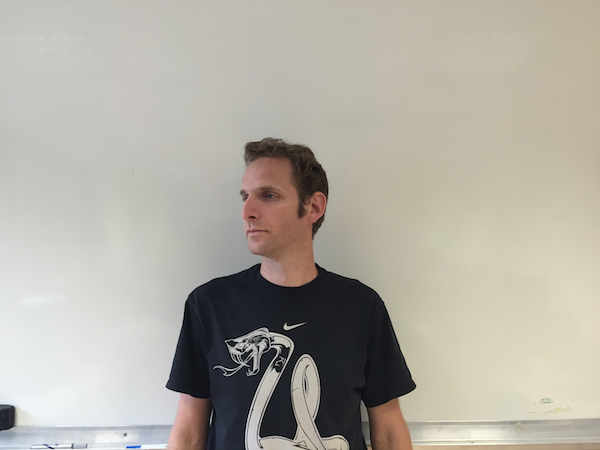
//> input picture ReconnaissanceVisage/IMG_4474.jpg, 600 x 450 px
$ ./test_ocv   (built with g++ and OpenCV 4)
//> lines starting //> are read from the running program, lines starting //| are printed output that depends on the picture; after the words box and inside, x2 and y2 are one past the last pixel; in counts of white or black regions, pixels touching at a corner belong together
// Modele d'utilisation d'openCV
//
#include <iostream>
#include <stdio.h>
#include "opencv2/opencv.hpp"
#include "opencv2/highgui/highgui.hpp"

using namespace cv;
using namespace std;

int main(int argc, char* argv[])
{

	// lecture et affichage  image
	Mat img = imread("/Users/mikael/Documents/applications_moi/ReconnaissanceVisage/ReconnaissanceVisage/IMG_4474.jpg", 1 );
//> img is the input picture: 450 rows x 600 cols, CV_8UC3; mean B, G, R 163, 172.5, 176.8
	imshow("Example1", img);

    Mat imgRouge = img.clone();

	// recupération et affichage des couleurs d'un pixel
	Vec3b coul, coul2;
    	waitKey(0);

    //taille de l'image
    int cols = img.cols;
//> cols = 600
    int rows = img.rows;
//> rows = 450

    //Mise ˆ blanc des pixels dont le rouge n'est prŽdominant

    for (int i=0; i<cols; i++) {
        for(int j=0;j<rows;j++){
            coul=imgRouge.at<Vec3b>(j,i);
            float ratio1 = ((float)coul[2]-(float)coul[1])/((float)coul[2]+(float)coul[1]);
            float ratio2 = (float)coul[0]/((float)coul[2]+(float)coul[1]);
            //cout<<"ratio 1 : "<<ratio1<<" ratio 2 : "<<ratio2<<endl;
           // if((int)coul[2]<=((int)coul[0]+10) || (int)coul[2]<=((int)coul[1]+5)){
            if(ratio1<0.02 || ratio1>0.45 || ratio2>0.5 || ratio2<0.1 || (int)coul[2]<=((int)coul[0]+25) || (int)coul[2]<=((int)coul[1]+15) || (int)coul[2]>245){
                coul[0]=255;
                coul[1]=255;
                coul[2]=255;
                imgRouge.at<Vec3b>(j,i)=coul;
            }
        }
    }
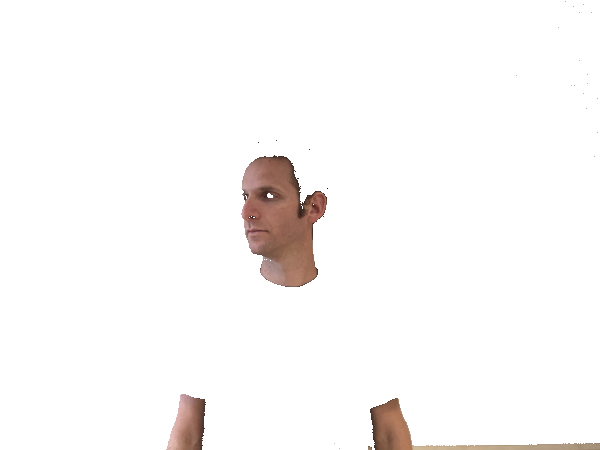
//> imgRouge: 450 rows x 600 cols, CV_8UC3; mean B, G, R 247.9, 248.6, 250.4
//> after the loop, coul = [102, 127, 147]


    imshow("Mask", imgRouge);
    waitKey(0);

    //Passage en niveau de gris
    Mat imgGray;
    cvtColor( imgRouge, imgGray, CV_BGR2GRAY );
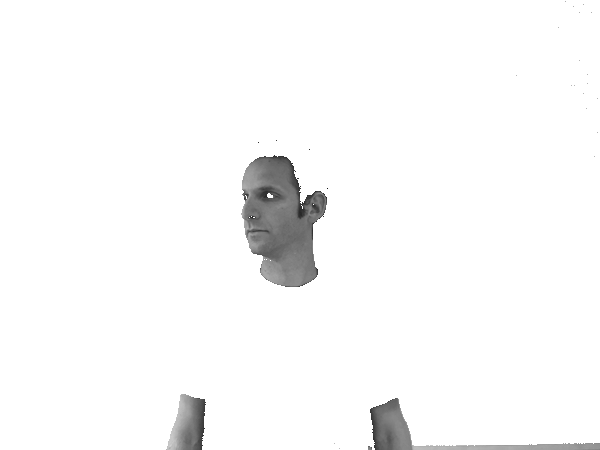
//> imgGray: 450 rows x 600 cols, CV_8UC1; min 22, max 255, mean 249
    //blur pour Žliminer les artefacts
    blur( imgGray, imgGray, Size(6,6) );
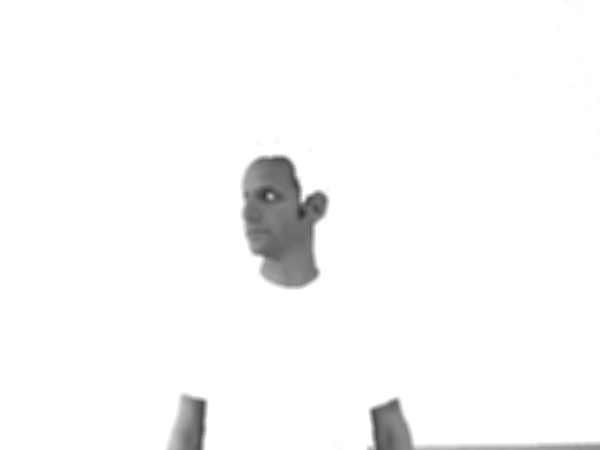
//> imgGray: 450 rows x 600 cols, CV_8UC1; 5.2% of pixels changed, all inside (x1, y1, x2, y2) = (164, 0, 600, 450)

    imshow("Gray et blur", imgGray);
    waitKey(0);

    // Threshold pour avoir une image binaire
    threshold(imgGray,imgGray,170,255,1);
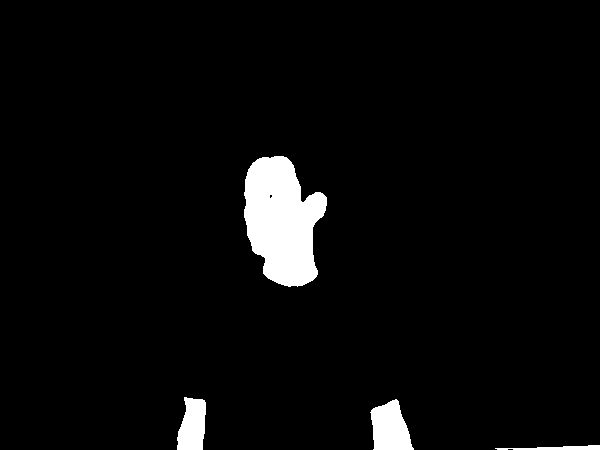
//> imgGray: 450 rows x 600 cols, CV_8UC1; 3.9% white; 4 white regions, box (x1, y1, x2, y2) and area: (244, 156, 327, 287) 7549, (370, 399, 414, 450) 1571, (177, 397, 206, 450) 1205, (495, 445, 600, 450) 315
    imshow("Binaire", imgGray);
    waitKey(0);

    /*Ouverture*/
    int erosion_size = 15;
    Mat element = getStructuringElement(MORPH_ELLIPSE,
                                        Size( 2*erosion_size + 1, 2*erosion_size+1 ),
                                        Point( erosion_size, erosion_size ));
    erode(imgGray,imgGray,element);
    dilate(imgGray,imgGray, element);

    imshow("ouverture", imgGray);
    waitKey(0);

    /*Fermeture*/
    erosion_size = 10;
    element = getStructuringElement(MORPH_ELLIPSE,
                                        Size( 2*erosion_size + 1, 2*erosion_size+1 ),
                                        Point( erosion_size, erosion_size ));

    dilate(imgGray,imgGray, element);
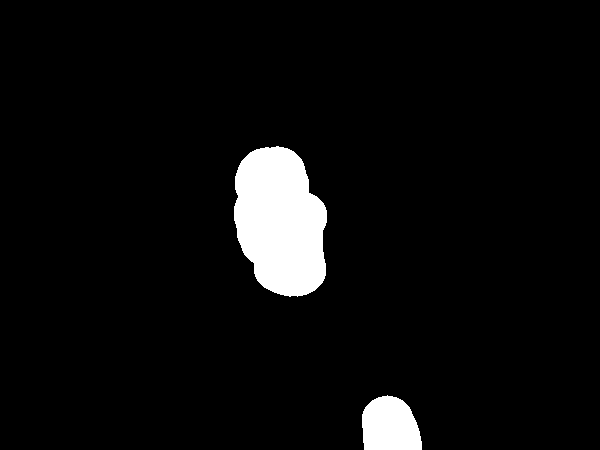
//> imgGray: 450 rows x 600 cols, CV_8UC1; 5% white; 2 white regions
    //erode(imgGray,imgGray,element);


    imshow("fermeture", imgGray);
    waitKey(0);

    //std::cout<<"lignes : "<<rows<<" et colonnes : "<<cols<<std::endl;

    // Recherche de contours
    vector<vector<Point>> contours;
    vector<Vec4i> hierarchie;
    findContours(imgGray, contours,  hierarchie, RETR_TREE,  CHAIN_APPROX_SIMPLE, Point(0,0));
//> contours = 2 contours; box (x1, y1, x2, y2) and area: (234, 146, 327, 297) 10672, (362, 395, 422, 450) 2598
    cout<<"nb de contours trouves : "<<contours.size()<<endl;
//| nb de contours trouves : 2
    // Pour chaque contour
    // Approximation ˆ un polygone
    //box a garder
    int maxBoxHeight=0;
    Rect boxMax;
    for(int i=0;i<contours.size();i++){


        Rect box = boundingRect(contours[i]);
        cout<<"box trouvee, largeur * hauteur : "<<box.width<<" "<<box.height<<endl;
        //drawContours(img, contours, i, Scalar(0,0,255), 2,8,hierarchie,0,Point());
        if (box.height>maxBoxHeight) {
            boxMax=box;

        }

    }
//> this loop made 2 passes
//> boxMax on passes 1 to 2: Rect(362, 395, 60, 55), Rect(234, 146, 93, 151)
//| box trouvee, largeur * hauteur : 60 55
//| box trouvee, largeur * hauteur : 93 151
    // drawing the resulting image
    rectangle(img,boxMax,cv::Scalar(0,0,255), 1, 8, 0);
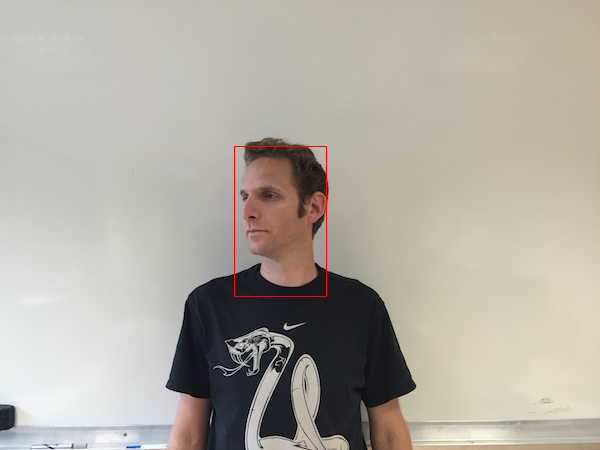
//> img: 450 rows x 600 cols, CV_8UC3; 0.18% of pixels changed, all inside (x1, y1, x2, y2) = (234, 146, 327, 297)


    //Decoupe de l'image (Rect(x,y,w,h)
    //Rect roi(colonneGauche,ligneHautTete,(colonneDroit-colonneGauche),(colonneDroit-colonneGauche)*1.3);
    //Mat cropped=img(roi);
    imshow("Cropped", img);

	waitKey(0);

	return 0;
}

$ run again, with ReconnaissanceVisage/IMG_4425.jpg copied over ReconnaissanceVisage/IMG_4474.jpg
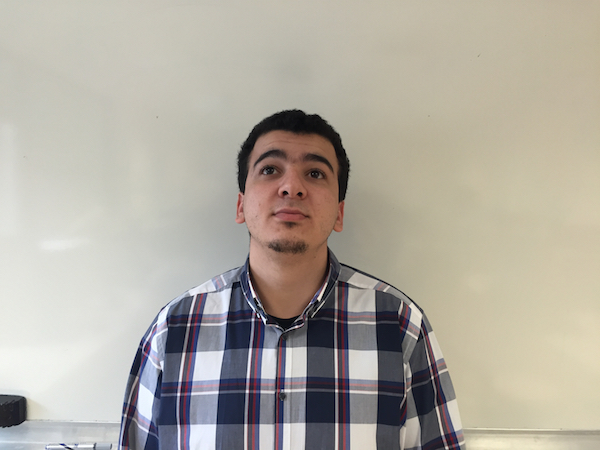
//> input picture ReconnaissanceVisage/IMG_4425.jpg, 600 x 450 px
//> img is the input picture: 450 rows x 600 cols, CV_8UC3; mean B, G, R 160.3, 170.7, 176.3
//> `dilate(imgGray,imgGray, element);`:
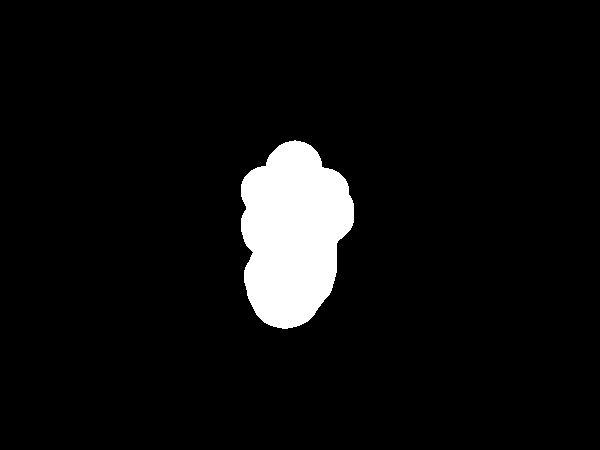
//> imgGray: 450 rows x 600 cols, CV_8UC1; 5.8% white; 1 white region
//> contours = 1 contour; box (x1, y1, x2, y2) and area: (241, 140, 354, 329) 15422
//| nb de contours trouves : 1
//> the loop `for(int i=0;i<contours.size();i++)` made 1 pass
//> boxMax on pass 1: Rect(241, 140, 113, 189)
//> (printed output is left out)
//> `rectangle(img,boxMax,cv::Scalar(0,0,255), 1, 8, 0);`:
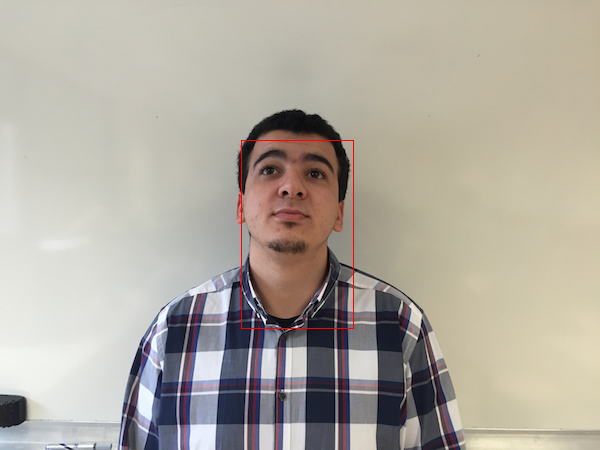
//> img: 450 rows x 600 cols, CV_8UC3; 0.22% of pixels changed, all inside (x1, y1, x2, y2) = (241, 140, 354, 329)

$ run again, with ReconnaissanceVisage/IMG_4467.jpg copied over ReconnaissanceVisage/IMG_4474.jpg
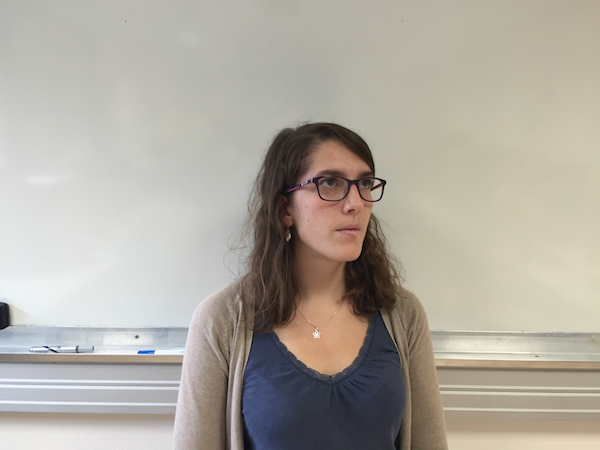
//> input picture ReconnaissanceVisage/IMG_4467.jpg, 600 x 450 px
//> img is the input picture: 450 rows x 600 cols, CV_8UC3; mean B, G, R 159.6, 169.5, 175.1
//> `dilate(imgGray,imgGray, element);`:
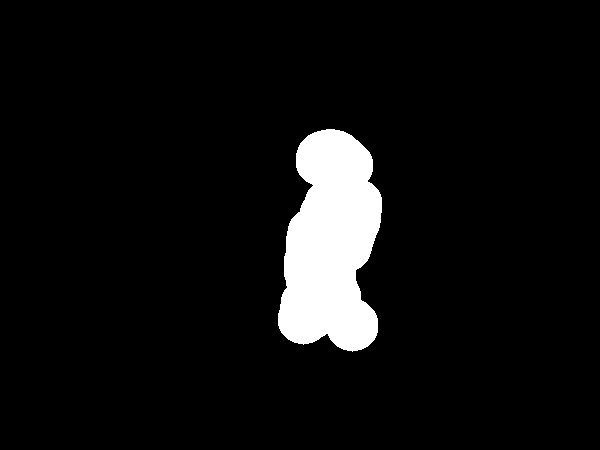
//> imgGray: 450 rows x 600 cols, CV_8UC1; 6.3% white; 1 white region
//> contours = 1 contour; box (x1, y1, x2, y2) and area: (278, 129, 382, 352) 16732
//| nb de contours trouves : 1
//> the loop `for(int i=0;i<contours.size();i++)` made 1 pass
//> boxMax on pass 1: Rect(278, 129, 104, 223)
//> (printed output is left out)
//> `rectangle(img,boxMax,cv::Scalar(0,0,255), 1, 8, 0);`:
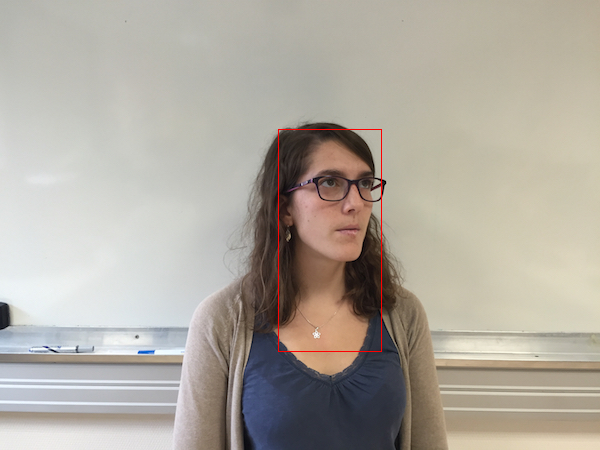
//> img: 450 rows x 600 cols, CV_8UC3; 0.24% of pixels changed, all inside (x1, y1, x2, y2) = (278, 129, 382, 352)
